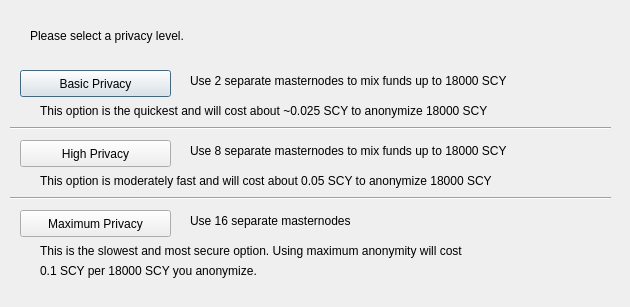
<?xml version="1.0" encoding="UTF-8"?>
<ui version="4.0">
 <class>DarksendConfig</class>
 <widget class="QDialog" name="DarksendConfig">
  <property name="geometry">
   <rect>
    <x>0</x>
    <y>0</y>
    <width>630</width>
    <height>307</height>
   </rect>
  </property>
  <property name="windowTitle">
   <string>Configure PrivateSend</string>
  </property>
  <widget class="QPushButton" name="buttonBasic">
   <property name="geometry">
    <rect>
     <x>20</x>
     <y>70</y>
     <width>151</width>
     <height>27</height>
    </rect>
   </property>
   <property name="text">
    <string>Basic Privacy</string>
   </property>
  </widget>
  <widget class="QPushButton" name="buttonHigh">
   <property name="geometry">
    <rect>
     <x>20</x>
     <y>140</y>
     <width>151</width>
     <height>27</height>
    </rect>
   </property>
   <property name="text">
    <string>High Privacy</string>
   </property>
  </widget>
  <widget class="QPushButton" name="buttonMax">
   <property name="geometry">
    <rect>
     <x>20</x>
     <y>210</y>
     <width>151</width>
     <height>27</height>
    </rect>
   </property>
   <property name="text">
    <string>Maximum Privacy</string>
   </property>
  </widget>
  <widget class="QLabel" name="label">
   <property name="geometry">
    <rect>
     <x>30</x>
     <y>20</y>
     <width>571</width>
     <height>31</height>
    </rect>
   </property>
   <property name="text">
    <string>Please select a privacy level.</string>
   </property>
  </widget>
  <widget class="QLabel" name="label_2">
   <property name="geometry">
    <rect>
     <x>190</x>
     <y>70</y>
     <width>421</width>
     <height>21</height>
    </rect>
   </property>
   <property name="text">
    <string>Use 2 separate masternodes to mix funds up to 18000 SCY</string>
   </property>
  </widget>
  <widget class="QLabel" name="label_3">
   <property name="geometry">
    <rect>
     <x>190</x>
     <y>140</y>
     <width>411</width>
     <height>21</height>
    </rect>
   </property>
   <property name="text">
    <string>Use 8 separate masternodes to mix funds up to 18000 SCY</string>
   </property>
  </widget>
  <widget class="QLabel" name="label_4">
   <property name="geometry">
    <rect>
     <x>190</x>
     <y>210</y>
     <width>421</width>
     <height>21</height>
    </rect>
   </property>
   <property name="text">
    <string>Use 16 separate masternodes</string>
   </property>
  </widget>
  <widget class="QLabel" name="label_6">
   <property name="geometry">
    <rect>
     <x>40</x>
     <y>100</y>
     <width>561</width>
     <height>21</height>
    </rect>
   </property>
   <property name="text">
    <string>This option is the quickest and will cost about ~0.025 SCY to anonymize 18000 SCY</string>
   </property>
  </widget>
  <widget class="QLabel" name="label_7">
   <property name="geometry">
    <rect>
     <x>40</x>
     <y>170</y>
     <width>561</width>
     <height>21</height>
    </rect>
   </property>
   <property name="text">
    <string>This option is moderately fast and will cost about 0.05 SCY to anonymize 18000 SCY</string>
   </property>
  </widget>
  <widget class="QLabel" name="label_8">
   <property name="geometry">
    <rect>
     <x>40</x>
     <y>240</y>
     <width>561</width>
     <height>21</height>
    </rect>
   </property>
   <property name="text">
    <string>This is the slowest and most secure option. Using maximum anonymity will cost</string>
   </property>
  </widget>
  <widget class="QLabel" name="label_9">
   <property name="geometry">
    <rect>
     <x>40</x>
     <y>260</y>
     <width>561</width>
     <height>21</height>
    </rect>
   </property>
   <property name="text">
    <string>0.1 SCY per 18000 SCY you anonymize.</string>
   </property>
  </widget>
  <widget class="Line" name="line">
   <property name="geometry">
    <rect>
     <x>10</x>
     <y>120</y>
     <width>601</width>
     <height>16</height>
    </rect>
   </property>
   <property name="orientation">
    <enum>Qt::Horizontal</enum>
   </property>
  </widget>
  <widget class="Line" name="line_2">
   <property name="geometry">
    <rect>
     <x>10</x>
     <y>190</y>
     <width>601</width>
     <height>16</height>
    </rect>
   </property>
   <property name="orientation">
    <enum>Qt::Horizontal</enum>
   </property>
  </widget>
 </widget>
 <resources/>
 <connections/>
</ui>
